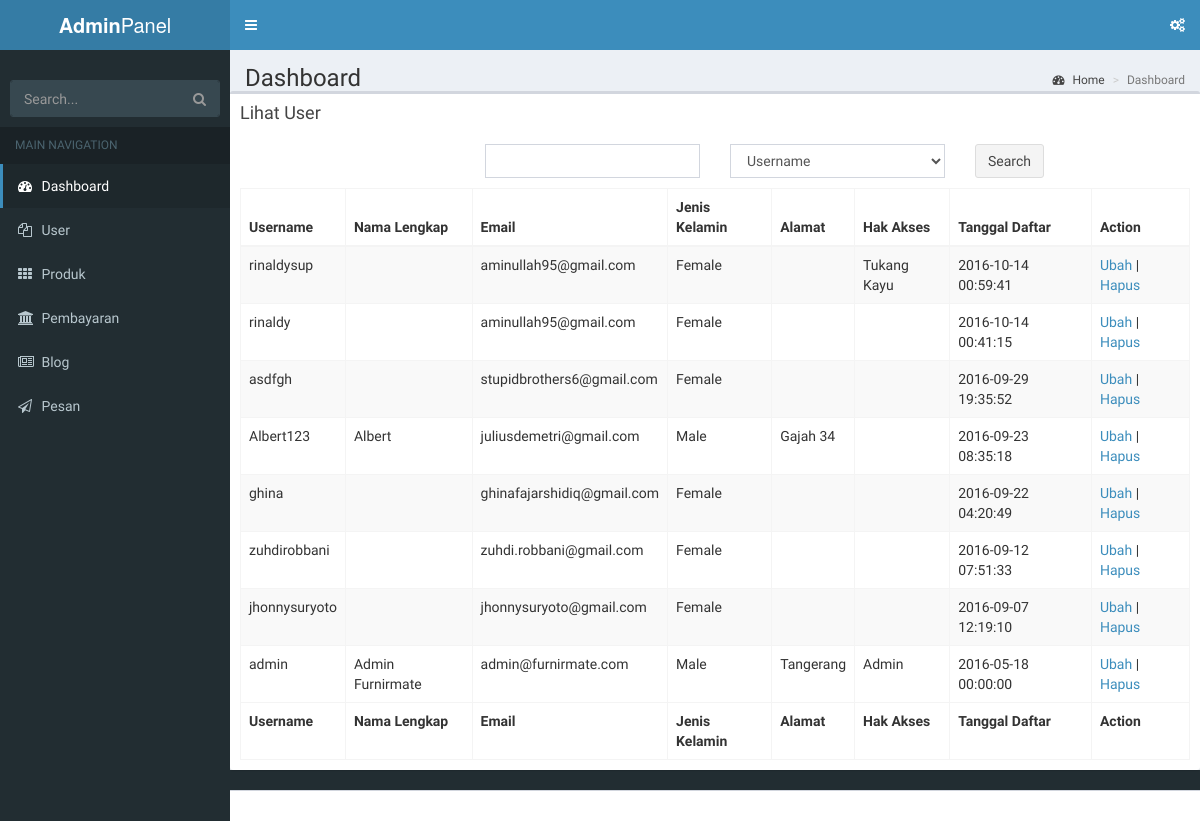
The app's page /index.php/adminpanel/user/lihat_user with its own data.
### tables this page shows
CREATE TABLE IF NOT EXISTS `fm_user` (
  `id_user` bigint(20) NOT NULL,
  `username` varchar(30) NOT NULL,
  `password` char(32) NOT NULL,
  `email` varchar(100) NOT NULL,
  `nama_lengkap` varchar(200) NOT NULL,
  `alamat` longtext NOT NULL,
  `tentang_user` longtext NOT NULL,
  `no_hp` varchar(15) NOT NULL,
  `tanggal_daftar` datetime NOT NULL,
  `tanggal_login` datetime NOT NULL,
  `jenis_kelamin` tinyint(1) NOT NULL COMMENT '0: Not Set,1: Laki-laki, 2: Perempuan',
  `hak_akses` tinyint(2) NOT NULL COMMENT '1: Admin, 2: Penjual, 3: Pembeli',
  `status_user` tinyint(1) NOT NULL COMMENT '1: Aktif, 0: Non Aktif'
);

### application/controllers/adminpanel/User.php (called while the page is built, shortened)
<?php
class User extends CI_Controller {
	public function __construct(){
		$this->load->model('muser','mus');
    $this->load->library('pagination');
	}
  function lihat_user(){
    $data['title_web'] = 'View All User | Adminpanel Furnimade';
    $data['path_content'] = 'admin/user/lihat_user';
		$this->form_validation->set_rules('search','Search','required');
		if(!$this->form_validation->run()){
    $perpage = 10;
    $this->load->library('pagination');
    $config['base_url'] = base_url($this->uri->segment(1).'/user/lihat_user/');
    $config['total_rows'] = $this->mod->countData('user');
    $config['per_page'] = $perpage;
    $config['uri_segment'] = 4;
    $choice = $config['total_rows']/$config['per_page'] = $perpage;
    $config['num_links'] = round($choice);
    $config['use_page_numbers'] = TRUE;
    $this->pagination->initialize($config);
    $page = ($this->uri->segment(4))? $this->uri->segment(4) : 0;
    $data['results'] = $this->mus->fetchUser($config['per_page'],$page,$this->uri->segment(4));
    $data['links'] = $this->pagination->create_links();
    $data['total_rows'] = $this->mod->countData('user');
    $this->load->view('admin/index',$data);
		}
		else{
			$data['results'] = $this->mus->fetchUserSearch($_POST);
			$data['links'] = false;
			$this->load->view('admin/index',$data);
		}
  }
}
?>

### index.php (called while the page is built, shortened)
<?php
require_once BASEPATH.'core/CodeIgniter.php';

### application/models/Muser.php (called while the page is built, shortened)
<?php
class Muser extends CI_Model {
  function fetchUser($limit,$start,$pagenumber) {
    if($pagenumber!="")
      $this->db->limit($limit,($pagenumber*$limit)-$limit);
    else
      $this->db->limit($limit,$start);
    $this->db->order_by('tanggal_daftar','DESC');
    $query = $this->db->get('user');
    if($query->num_rows()>0){
      return $query->result();
    }
    else return FALSE;
  }
}

### application/views/admin/user/lihat_user.php (the view, shortened to what this page needs)
<div class="box">
  <div class="box-header">
    <h3 class="box-title">Lihat User</h3>
  </div>
  <div class="box-body">
    <div class="row" style="margin-bottom:10px">
      <form method="POST" action="">
      <div class="col-md-3">
      </div>
      <div class="col-md-3">
        <input type="text" name="search" class="form-control">
      </div>
      <div class="col-md-3">
        <?php
          $options = array(
                'username'=>'Username',
                'nama_lengkap'=> 'Nama Lengkap',
                'email' => 'Email',
                'alamat' => 'Alamat',
                'tanggal_daftar'=> 'Tangga Daftar'
                );
          echo form_dropdown('by',$options,set_value('by'),"class='form-control'");
        ?>
      </div>
      <div class="col-md-3">
        <button type="submit"class="btn btn-default">Search</button>
      </div>
    </form>
    </div>
    <table id="example1" class="table table-bordered table-striped">
      <thead>
      <tr>
        <th>Username</th>
        <th>Nama Lengkap</th>
        <th>Email</th>
        <th>Jenis Kelamin</th>
        <th>Alamat</th>
        <th>Hak Akses</th>
        <th>Tanggal Daftar</th>
        <th>Action</th>
      </tr>
      </thead>
      <tbody>
        <?php
      		if($results!=FALSE){
      			foreach ($results as $rows) {
      				?>
      				<tr>
                <td><?php echo $rows->username ?></td>
                <td><?php echo $rows->nama_lengkap ?></td>
                <td><?php echo $rows->email ?></td>
                <td><?php if($rows->jenis_kelamin==1) echo "Male"; else echo "Female"; ?></td>
                <td><?php echo $rows->alamat ?></td>
                <td><?php if($rows->hak_akses==1) echo "Admin"; elseif($rows->hak_akses==2) echo "Tukang Kayu"; else "Customer"; ?></td>
                <td><?php echo $rows->tanggal_daftar ?></td>
                  <td>
                  <a href ="<?php echo base_url('adminpanel/user/ubah_user/'.$rows->id_user)?>">Ubah</a> |
                  <a href ="<?php echo base_url('adminpanel/user/hapus_user/'.$rows->id_user)?>" onclick="return confirm('Apakah Kamu yakin data tersebut ingin dihapus ?')">Hapus</a>
                </td>
              </tr>
      				<?php
      			}
      		}
      	?>
      </tbody>
      <tfoot>
      <tr>
        <th>Username</th>
        <th>Nama Lengkap</th>
        <th>Email</th>
        <th>Jenis Kelamin</th>
        <th>Alamat</th>
        <th>Hak Akses</th>
        <th>Tanggal Daftar</th>
        <th>Action</th>
      </tr>
      </tfoot>
    </table>
  </div>
</div>

### records on screen
fm_user: username "rinaldysup", email "aminullah95@gmail.com", jenis_kelamin "Female", hak_akses "Tukang Kayu", tanggal_daftar "2016-10-14 00:59:41"
fm_user: username "rinaldy", email "aminullah95@gmail.com", jenis_kelamin "Female", tanggal_daftar "2016-10-14 00:41:15"
fm_user: username "asdfgh", email "stupidbrothers6@gmail.com", jenis_kelamin "Female", tanggal_daftar "2016-09-29 19:35:52"
fm_user: username "Albert123", nama_lengkap "Albert", email "juliusdemetri@gmail.com", jenis_kelamin "Male", alamat "Gajah 34", tanggal_daftar "2016-09-23 08:35:18"
fm_user: username "ghina", email "ghinafajarshidiq@gmail.com", jenis_kelamin "Female", tanggal_daftar "2016-09-22 04:20:49"
fm_user: username "zuhdirobbani", email "zuhdi.robbani@gmail.com", jenis_kelamin "Female", tanggal_daftar "2016-09-12 07:51:33"
fm_user: username "jhonnysuryoto", email "jhonnysuryoto@gmail.com", jenis_kelamin "Female", tanggal_daftar "2016-09-07 12:19:10"
fm_user: username "admin", nama_lengkap "Admin Furnirmate", email "admin@furnirmate.com", jenis_kelamin "Male", alamat "Tangerang", hak_akses "Admin", tanggal_daftar "2016-05-18 00:00:00"
